Frame 1 (no input): blank canvas, image omitted
Frame 60 (the mouse pressed at the canvas centre just before this capture): blank canvas, image omitted
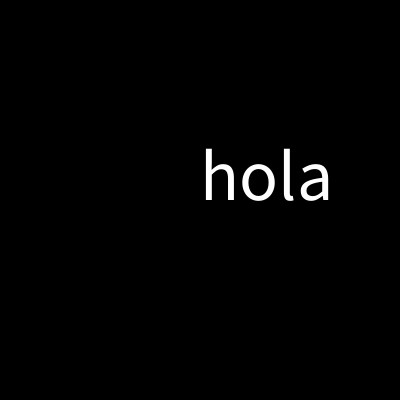
Frame 120 (the mouse held since frame 60 and released just before this capture)

The Processing sketch whose frames 1 and 60 were blank and that drew this single picture after the mouse press (run headless with seeded random() and noise(); from frame 60 on, the mouse is pressed at the canvas centre):

// Processing sketch: arregloDeString
// ── arregloDeString.pde
String [] textos;
int numero;
void setup() {
  size(400, 400);

  textos = new String[31];

  textos[0] = "hola";
  textos[1] = "que tal?";
  textos[2] = "chau";

  textSize(72);

  println( textos.length);
}



void draw() {
  background(0);

  text(textos[numero], mouseX, mouseY);
 
}

void mouseClicked() {

  numero++;
  if (numero >= 3) {

    numero = 0;
  }
}
